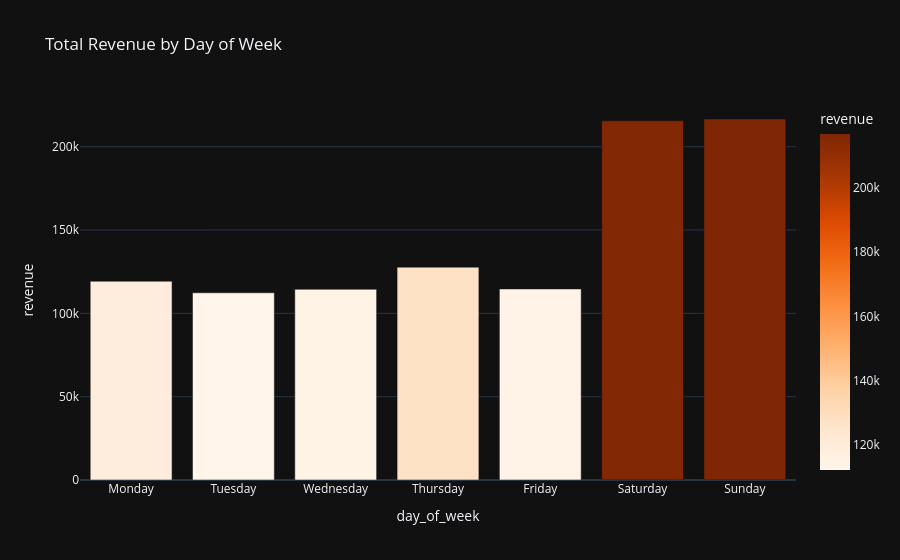

Notebook source saved alongside this figure:
### Markdown cell above
#### Revenue by day of week:

### Code cell
dow_revenue = sales.groupby("day_of_week")["revenue"].sum().reset_index()
order = ["Monday","Tuesday","Wednesday","Thursday","Friday","Saturday","Sunday"]
dow_revenue["day_of_week"] = pd.Categorical(dow_revenue["day_of_week"], categories=order, ordered=True)
dow_revenue = dow_revenue.sort_values("day_of_week")

fig = px.bar(
    dow_revenue, x="day_of_week", y="revenue",
    title="Total Revenue by Day of Week",
    template="plotly_dark",
    color="revenue",
    color_continuous_scale="Oranges"
)
fig.show()

### Figure 1 — Plotly figure (JSON) as saved in the notebook; plotly's stock layout.template omitted (floating-point values rounded to 4 significant figures)
{"data": [{"hovertemplate": "day_of_week=%{x}<br>revenue=%{marker.color}<extra></extra>", "legendgroup": "", "marker": {"color": [119300.0, 112300.0, 114400.0, 127700.0, 114600.0, 215500.0, 216600.0], "coloraxis": "coloraxis", "pattern": {"shape": ""}}, "name": "", "orientation": "v", "showlegend": false, "textposition": "auto", "type": "bar", "x": ["Monday", "Tuesday", "Wednesday", "Thursday", "Friday", "Saturday", "Sunday"], "xaxis": "x", "y": [119300.0, 112300.0, 114400.0, 127700.0, 114600.0, 215500.0, 216600.0], "yaxis": "y"}], "layout": {"barmode": "relative", "coloraxis": {"colorbar": {"title": {"text": "revenue"}}, "colorscale": [[0, "rgb(255,245,235)"], [0.125, "rgb(254,230,206)"], [0.25, "rgb(253,208,162)"], [0.375, "rgb(253,174,107)"], [0.5, "rgb(253,141,60)"], [0.625, "rgb(241,105,19)"], [0.75, "rgb(217,72,1)"], [0.875, "rgb(166,54,3)"], [1, "rgb(127,39,4)"]]}, "legend": {"tracegroupgap": 0}, "title": {"text": "Total Revenue by Day of Week"}, "xaxis": {"anchor": "y", "domain": [0, 1], "title": {"text": "day_of_week"}}, "yaxis": {"anchor": "x", "domain": [0, 1], "title": {"text": "revenue"}}}}
